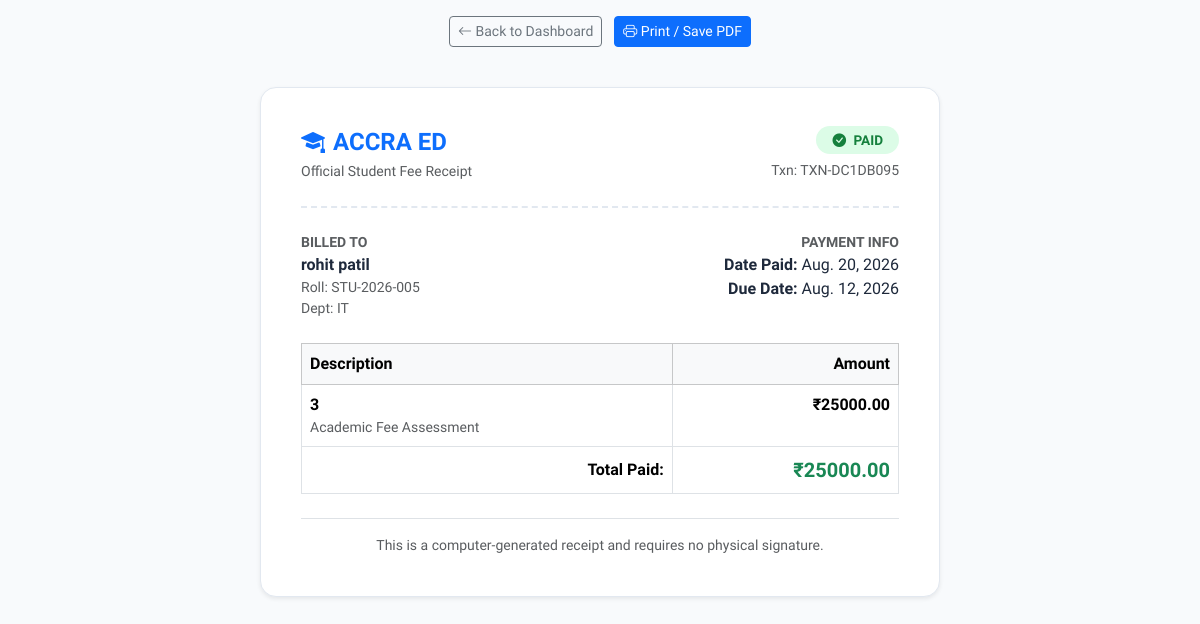
Screenshot of /fees/receipt/7/ (signed in) with the database file from the repository.
### fees/models.py (models this page shows, shortened)
class FeePayment(models.Model):
    class Status(models.TextChoices):
        PENDING = 'PENDING', 'Pending'
        PAID = 'PAID', 'Paid'
        OVERDUE = 'OVERDUE', 'Overdue'
    student = models.ForeignKey(Student, on_delete=models.CASCADE, related_name='fee_records')
    title = models.CharField(max_length=200, help_text="e.g., Semester 1 Tuition Fee")
    amount = models.DecimalField(max_digits=10, decimal_places=2)
    due_date = models.DateField()
    paid_date = models.DateField(null=True, blank=True)
    status = models.CharField(max_length=20, choices=Status.choices, default=Status.PENDING)
    transaction_id = models.CharField(max_length=100, blank=True, null=True)

### students/models.py (models this page shows, shortened)
class Student(models.Model):
    user = models.OneToOneField(
        settings.AUTH_USER_MODEL,
        on_delete=models.CASCADE,
        related_name='student_profile'
    )
    roll_number = models.CharField(max_length=20, unique=True)
    department = models.CharField(max_length=100)
    phone_number = models.CharField(max_length=15, blank=True)
    date_of_birth = models.DateField(null=True, blank=True)
    address = models.TextField(blank=True)
    created_at = models.DateTimeField(auto_now_add=True)

### accounts/models.py (models this page shows, shortened)
class User(AbstractUser):
    class Role(models.TextChoices):
        ADMIN = 'ADMIN', 'Admin'
        STUDENT = 'STUDENT', 'Student'
        FACULTY = 'FACULTY', 'Faculty'
    role = models.CharField(
        max_length=20,
        choices=Role.choices,
        default=Role.STUDENT
    )
    email = models.EmailField(unique=True)
    USERNAME_FIELD = 'email'
    REQUIRED_FIELDS = ['username', 'first_name', 'last_name']

### fees/views.py (the view)
# urls.py: path('receipt/<int:fee_id>/', fee_receipt_view, name='fee_receipt'),
@login_required
def fee_receipt_view(request, fee_id):
    if request.user.role == 'STUDENT' and hasattr(request.user, 'student_profile'):
        fee = get_object_or_404(FeePayment, id=fee_id, student=request.user.student_profile, status=FeePayment.Status.PAID)
    elif request.user.role in ['ADMIN', 'FACULTY'] or request.user.is_staff:
        fee = get_object_or_404(FeePayment, id=fee_id, status=FeePayment.Status.PAID)
    else:
        messages.error(request, "Receipt access denied or fee unpaid.")
        return redirect('dashboard')
    return render(request, 'fee_receipt.html', {'fee': fee})

### templates/fee_receipt.html (shortened to what this page needs)
<!DOCTYPE html>
<html lang="en">
<head>
    <link href="https://cdn.jsdelivr.net/npm/bootstrap@5.3.3/dist/css/bootstrap.min.css" rel="stylesheet">
    <link rel="stylesheet" href="https://cdn.jsdelivr.net/npm/bootstrap-icons@1.11.3/font/bootstrap-icons.min.css">
</head>
<body>
<div class="container">
    <div class="no-print text-center my-3">
        <a href="{% url 'dashboard' %}" class="btn btn-outline-secondary btn-sm me-2"><i class="bi bi-arrow-left"></i> Back to Dashboard</a>
        <button onclick="window.print()" class="btn btn-primary btn-sm"><i class="bi bi-printer"></i> Print / Save PDF</button>
    </div>
    <div class="receipt-container shadow-sm">
        <div class="receipt-header d-flex justify-content-between align-items-center">
            <div>
                <h4 class="fw-bold text-primary mb-1"><i class="bi bi-mortarboard-fill me-2"></i>ACCRA ED</h4>
                <p class="text-muted small mb-0">Official Student Fee Receipt</p>
            </div>
            <div class="text-end">
                <span class="badge-paid"><i class="bi bi-check-circle-fill me-1"></i> PAID</span>
                <div class="text-muted small mt-2">Txn: {{ fee.transaction_id }}</div>
            </div>
        </div>
        <div class="row g-3 mb-4">
            <div class="col-6">
                <div class="text-muted small fw-bold text-uppercase">Billed To</div>
                <div class="fw-bold">{{ fee.student.user.get_full_name|default:fee.student.user.username }}</div>
                <div class="text-muted small">Roll: {{ fee.student.roll_number }}</div>
                <div class="text-muted small">Dept: {{ fee.student.department }}</div>
            </div>
            <div class="col-6 text-end">
                <div class="text-muted small fw-bold text-uppercase">Payment Info</div>
                <div><strong>Date Paid:</strong> {{ fee.paid_date }}</div>
                <div><strong>Due Date:</strong> {{ fee.due_date }}</div>
            </div>
        </div>
        <table class="table table-bordered mb-4">
            <thead class="table-light">
                <tr>
                    <th>Description</th>
                    <th class="text-end">Amount</th>
                </tr>
            </thead>
            <tbody>
                <tr>
                    <td>
                        <strong>{{ fee.title }}</strong>
                        <div class="text-muted small">Academic Fee Assessment</div>
                    </td>
                    <td class="text-end fw-bold">₹{{ fee.amount }}</td>
                </tr>
            </tbody>
            <tfoot>
                <tr>
                    <th class="text-end">Total Paid:</th>
                    <th class="text-end text-success fs-5">₹{{ fee.amount }}</th>
                </tr>
            </tfoot>
        </table>
        <div class="text-center text-muted small border-top pt-3">
            This is a computer-generated receipt and requires no physical signature.
        </div>
    </div>
</div>
</body>
</html>

### templates/fee_receipt.html (style rules this page uses)
body { font-family: 'Plus Jakarta Sans', sans-serif; background-color: #f8fafc; color: #1e293b; }
.receipt-container { max-width: 680px; margin: 40px auto; background: #fff; border: 1px solid #e2e8f0; border-radius: 16px; padding: 40px; }
.receipt-header { border-bottom: 2px dashed #e2e8f0; padding-bottom: 24px; margin-bottom: 24px; }
.badge-paid { background: #dcfce7; color: #15803d; font-weight: 700; padding: 6px 16px; border-radius: 20px; font-size: 0.85rem; }

### rows the page displays
FeePayment: transaction_id "TXN-DC1DB095", student.user.get_full_name "rohit patil", student.roll_number "STU-2026-005", student.department "IT", paid_date "Aug. 20, 2026", due_date "Aug. 12, 2026", title "3", amount "25000.00"
